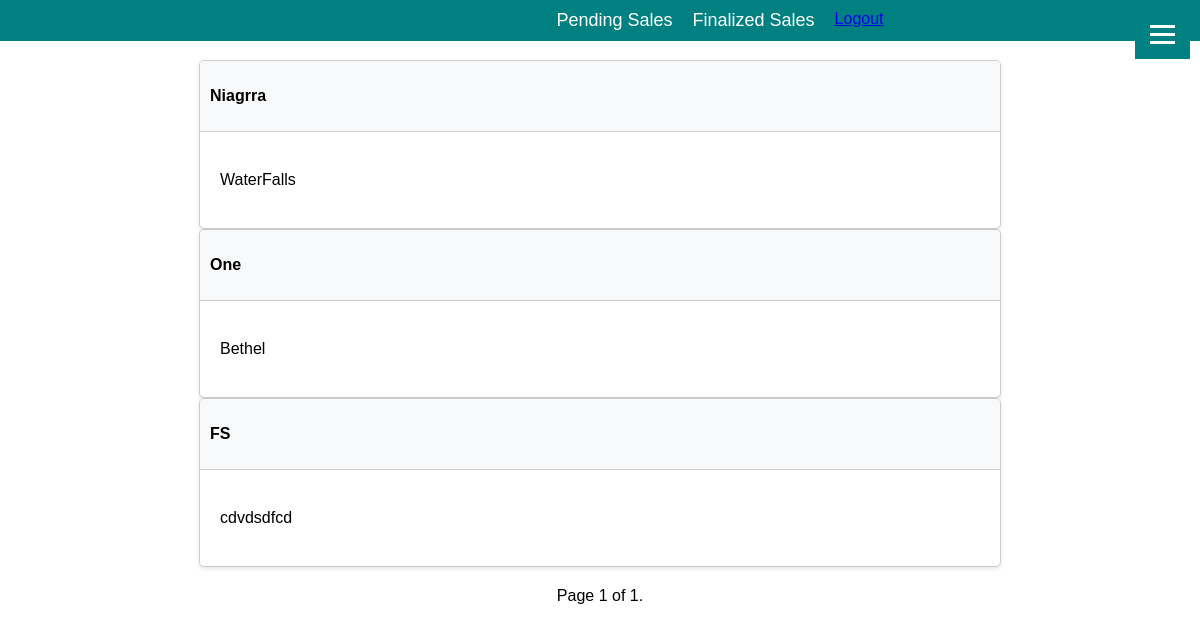
The app's page /sales_preview_closed/ (signed in), older data.
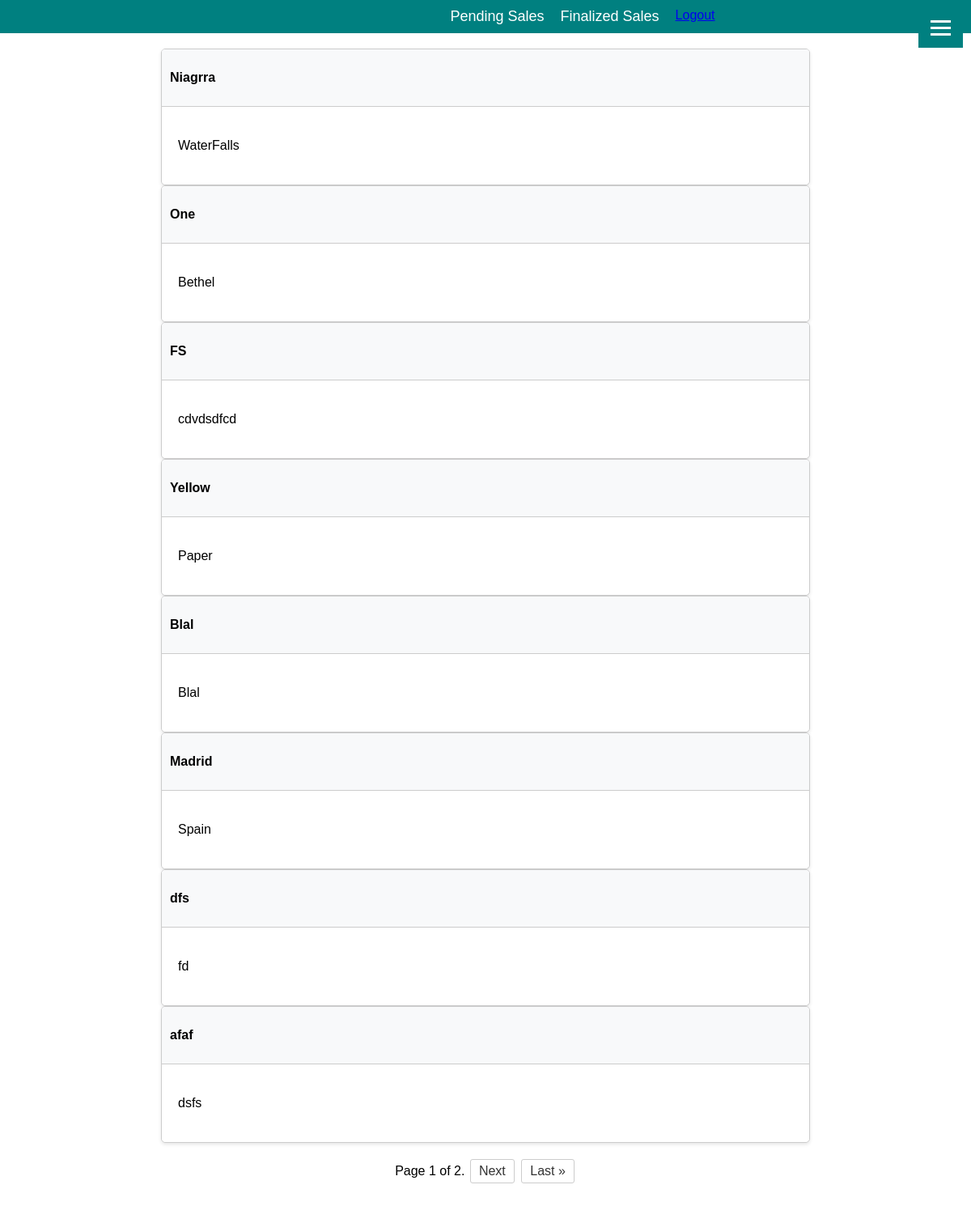
The same page, newer data.
### origin/models.py (models this page shows, shortened)
class Company(models.Model):
    user = models.ForeignKey(User, on_delete=models.CASCADE)
    company_name = models.CharField(max_length=1000)
    company_address = models.CharField(max_length=1000)
    owner_number = models.CharField(max_length=20)
    manager_number = models.CharField(max_length=20, blank=True, null=True)

### origin/views.py (the view)
# urls.py: path('sales_preview_closed/', views.SalesPreViewClosed),
@login_required
def SalesPreViewClosed(request):
    user = request.user
    closed_statuses = ProductStatus.objects.filter(status="closed")
    company_ids = closed_statuses.values_list('company_id', flat=True)
    if user.is_superuser:
        companies_list = Company.objects.filter(id__in=company_ids)
    else:
        companies_list = Company.objects.filter(id__in=company_ids, user_id=user.id)
    paginator = Paginator(companies_list, 8)
    page_number = request.GET.get('page')
    page_obj = paginator.get_page(page_number)
    return render(request, 'sales_preview_closed.html', {'companies_list': companies_list, "page_obj": page_obj})

### origin/templates/sales_preview_closed.html (shortened to what this page needs)
{% extends "base.html" %}
{% block content %}
{% for company in page_obj %}
<div class="card">
    <div class="card-header">
        <p>{{ company.company_name }}</p>
    </div>
    <div class="card-body">
        <p>{{ company.company_address }}</p>
    </div>
</div>
{% endfor %}
<div class="pagination">
    <span class="step-links">
        <span class="current">
            Page {{ page_obj.number }} of {{ page_obj.paginator.num_pages }}.
        </span>
        {% if page_obj.has_next %}
        <a href="?page={{ page_obj.next_page_number }}" class="pagination-link">Next</a>
        <a href="?page={{ page_obj.paginator.num_pages }}" class="pagination-link">Last &raquo;</a>
        {% endif %}
    </span>
</div>
{% endblock content %}

Row changes from the older to the newer data that the page shows:
added Company: company_name "Yellow", company_address "Paper"
added Company: company_name "Blal", company_address "Blal"
added Company: company_name "Madrid", company_address "Spain"
added Company: company_name "dfs", company_address "fd"
added Company: company_name "afaf", company_address "dsfs"
Text that changed along with them:
{{ page_obj.paginator.num_pages }}: "1" → "2"
text now shown: "Next Last »"
